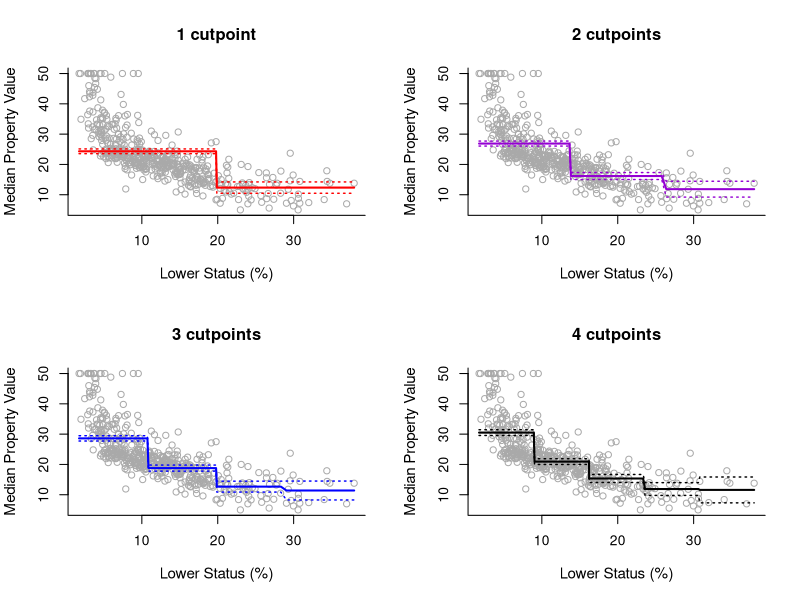

Recreate this plot in R.
## ---- chunk 1
library("MASS")
y = Boston$medv
x = Boston$lstat
y.lab = 'Median Property Value'
x.lab = 'Lower Status (%)'
## ---- chunk 2
step3 = lm(y ~ cut(x, 3))
## ---- chunk 3
step2 = lm(y ~ cut(x, 2))
#step3 = lm(y ~ cut(x, 3))
step4 = lm(y ~ cut(x, 4))
step5 = lm(y ~ cut(x, 5))
## ---- chunk 4
pred2 = predict(step2, newdata = list(x = sort(x)), se = TRUE)
pred3 = predict(step3, newdata = list(x = sort(x)), se = TRUE)
pred4 = predict(step4, newdata = list(x = sort(x)), se = TRUE)
pred5 = predict(step5, newdata = list(x = sort(x)), se = TRUE)

se.bands2 = cbind(pred2$fit + 2*pred2$se.fit, pred2$fit-2*pred2$se.fit)
se.bands3 = cbind(pred3$fit + 2*pred3$se.fit, pred3$fit-2*pred3$se.fit)
se.bands4 = cbind(pred4$fit + 2*pred4$se.fit, pred4$fit-2*pred4$se.fit)
se.bands5 = cbind(pred5$fit + 2*pred5$se.fit, pred5$fit-2*pred5$se.fit)

par(mfrow = c(2,2))

plot(x, y, cex.lab = 1.1, col="darkgrey", xlab = x.lab, ylab = y.lab,
     main = "1 cutpoint", bty = 'l')
lines(sort(x), pred2$fit, lwd = 2, col = "red")
matlines(sort(x), se.bands2, lwd = 1.4, col = "red", lty = 3)

plot(x, y, cex.lab = 1.1, col="darkgrey", xlab = x.lab, ylab = y.lab,
     main = "2 cutpoints", bty = 'l')
lines(sort(x), pred3$fit, lwd = 2, col = "darkviolet")
matlines(sort(x), se.bands3, lwd = 1.4, col = "darkviolet", lty = 3)

plot(x, y, cex.lab = 1.1, col="darkgrey", xlab = x.lab, ylab = y.lab,
     main = "3 cutpoints", bty = 'l')
lines(sort(x), pred4$fit, lwd = 2, col = "blue")
matlines(sort(x), se.bands4, lwd = 1.4, col = "blue", lty = 3)

plot(x, y, cex.lab = 1.1, col="darkgrey", xlab = x.lab, ylab = y.lab,
     main = "4 cutpoints", bty = 'l')
lines(sort(x), pred5$fit, lwd = 2, col = "black")
matlines(sort(x), se.bands5, lwd = 1.4, col = "black", lty = 3)
